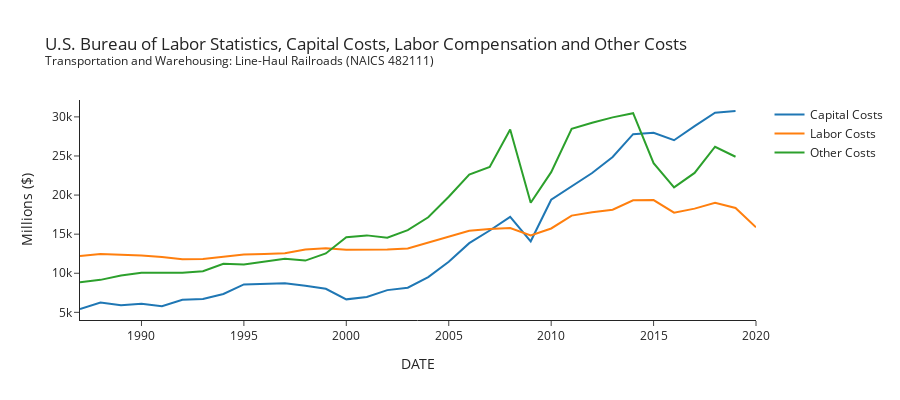

The cell this chart's notebook holds for it:
### Markdown cell above
### Productivity
- Labor productivity increases sharply beginning January 2019
- Capital productivity begins to fall Jan 2018

```IPUIN482111M001000000``` U.S. Bureau of Labor Statistics, Multifactor Productivity for Transportation and Warehousing: Line-Haul Railroads (NAICS 482111) in the United States [IPUIN482111M001000000], retrieved from FRED, Federal Reserve Bank of St. Louis; https://fred.stlouisfed.org/series/IPUIN482111M001000000, January 21, 2022.

```IPUIN482111P001000000``` U.S. Bureau of Labor Statistics, Intermediate Purchases Productivity for Transportation and Warehousing: Line-Haul Railroads (NAICS 482111) in the United States [IPUIN482111P001000000], retrieved from FRED, Federal Reserve Bank of St. Louis; https://fred.stlouisfed.org/series/IPUIN482111P001000000, January 21, 2022.

```IPUIN482111L001000000```U.S. Bureau of Labor Statistics, Labor Productivity for Transportation and Warehousing: Line-Haul Railroads (NAICS 482111) in the United States [IPUIN482111L001000000], retrieved from FRED, Federal Reserve Bank of St. Louis; https://fred.stlouisfed.org/series/IPUIN482111L001000000, January 21, 2022.

```IPUIN482111C001000000```U.S. Bureau of Labor Statistics, Capital Productivity for Transportation and Warehousing: Line-Haul Railroads (NAICS 482111) in the United States [IPUIN482111C001000000], retrieved from FRED, Federal Reserve Bank of St. Louis; https://fred.stlouisfed.org/series/IPUIN482111C001000000, January 21, 2022.

----

### Code cell
fig = px.line(fred_df, x='DATE', y=['Capital Costs', 'Labor Costs', 'Other Costs'], 
              width=900, height=400,
              title='U.S. Bureau of Labor Statistics, Capital Costs, Labor Compensation and Other Costs<br><sup>Transportation and Warehousing: Line-Haul Railroads (NAICS 482111) </sup>',
              labels={'value':'Millions ($)', 'variable': ''})

fig.write_image('Images/fig2.png')
fig.write_html('Images/fig2.html')
fig.show()

### Figure 1 — Plotly figure (JSON) as saved in the notebook; plotly's stock layout.template omitted (floating-point values rounded to 4 significant figures)
{"data": [{"hovertemplate": "=Capital Costs<br>DATE=%{x}<br>Millions ($)=%{y}<extra></extra>", "legendgroup": "Capital Costs", "line": {"color": "#1F77B4", "dash": "solid"}, "marker": {"symbol": "circle"}, "mode": "lines", "name": "Capital Costs", "orientation": "v", "showlegend": true, "type": "scatter", "x": ["1987-01-01T00:00:00", "1988-01-01T00:00:00", "1989-01-01T00:00:00", "1990-01-01T00:00:00", "1991-01-01T00:00:00", "1992-01-01T00:00:00", "1993-01-01T00:00:00", "1994-01-01T00:00:00", "1995-01-01T00:00:00", "1996-01-01T00:00:00", "1997-01-01T00:00:00", "1998-01-01T00:00:00", "1999-01-01T00:00:00", "2000-01-01T00:00:00", "2001-01-01T00:00:00", "2002-01-01T00:00:00", "2003-01-01T00:00:00", "2004-01-01T00:00:00", "2005-01-01T00:00:00", "2006-01-01T00:00:00", "2007-01-01T00:00:00", "2008-01-01T00:00:00", "2009-01-01T00:00:00", "2010-01-01T00:00:00", "2011-01-01T00:00:00", "2012-01-01T00:00:00", "2013-01-01T00:00:00", "2014-01-01T00:00:00", "2015-01-01T00:00:00", "2016-01-01T00:00:00", "2017-01-01T00:00:00", "2018-01-01T00:00:00", "2019-01-01T00:00:00", "2020-01-01T00:00:00"], "xaxis": "x", "y": [5426.0, 6249.0, 5899.0, 6101.0, 5771.0, 6603.0, 6698.0, 7342.0, 8569.0, 8662.0, 8722.0, 8403.0, 8012.0, 6660.0, 6959.0, 7841.0, 8152.0, 9501.0, 11460.0, 13850.0, 15470.0, 17210.0, 14080.0, 19400.0, 21110.0, 22820.0, 24870.0, 27790.0, 27980.0, 27010.0, 28820.0, 30540.0, 30750.0, null], "yaxis": "y"}, {"hovertemplate": "=Labor Costs<br>DATE=%{x}<br>Millions ($)=%{y}<extra></extra>", "legendgroup": "Labor Costs", "line": {"color": "#FF7F0E", "dash": "solid"}, "marker": {"symbol": "circle"}, "mode": "lines", "name": "Labor Costs", "orientation": "v", "showlegend": true, "type": "scatter", "x": ["1987-01-01T00:00:00", "1988-01-01T00:00:00", "1989-01-01T00:00:00", "1990-01-01T00:00:00", "1991-01-01T00:00:00", "1992-01-01T00:00:00", "1993-01-01T00:00:00", "1994-01-01T00:00:00", "1995-01-01T00:00:00", "1996-01-01T00:00:00", "1997-01-01T00:00:00", "1998-01-01T00:00:00", "1999-01-01T00:00:00", "2000-01-01T00:00:00", "2001-01-01T00:00:00", "2002-01-01T00:00:00", "2003-01-01T00:00:00", "2004-01-01T00:00:00", "2005-01-01T00:00:00", "2006-01-01T00:00:00", "2007-01-01T00:00:00", "2008-01-01T00:00:00", "2009-01-01T00:00:00", "2010-01-01T00:00:00", "2011-01-01T00:00:00", "2012-01-01T00:00:00", "2013-01-01T00:00:00", "2014-01-01T00:00:00", "2015-01-01T00:00:00", "2016-01-01T00:00:00", "2017-01-01T00:00:00", "2018-01-01T00:00:00", "2019-01-01T00:00:00", "2020-01-01T00:00:00"], "xaxis": "x", "y": [12200.0, 12470.0, 12350.0, 12260.0, 12060.0, 11780.0, 11820.0, 12100.0, 12390.0, 12450.0, 12550.0, 13050.0, 13210.0, 13010.0, 13030.0, 13030.0, 13160.0, 13900.0, 14670.0, 15440.0, 15650.0, 15770.0, 14840.0, 15730.0, 17370.0, 17810.0, 18120.0, 19330.0, 19350.0, 17750.0, 18260.0, 19030.0, 18350.0, 15870.0], "yaxis": "y"}, {"hovertemplate": "=Other Costs<br>DATE=%{x}<br>Millions ($)=%{y}<extra></extra>", "legendgroup": "Other Costs", "line": {"color": "#2CA02C", "dash": "solid"}, "marker": {"symbol": "circle"}, "mode": "lines", "name": "Other Costs", "orientation": "v", "showlegend": true, "type": "scatter", "x": ["1987-01-01T00:00:00", "1988-01-01T00:00:00", "1989-01-01T00:00:00", "1990-01-01T00:00:00", "1991-01-01T00:00:00", "1992-01-01T00:00:00", "1993-01-01T00:00:00", "1994-01-01T00:00:00", "1995-01-01T00:00:00", "1996-01-01T00:00:00", "1997-01-01T00:00:00", "1998-01-01T00:00:00", "1999-01-01T00:00:00", "2000-01-01T00:00:00", "2001-01-01T00:00:00", "2002-01-01T00:00:00", "2003-01-01T00:00:00", "2004-01-01T00:00:00", "2005-01-01T00:00:00", "2006-01-01T00:00:00", "2007-01-01T00:00:00", "2008-01-01T00:00:00", "2009-01-01T00:00:00", "2010-01-01T00:00:00", "2011-01-01T00:00:00", "2012-01-01T00:00:00", "2013-01-01T00:00:00", "2014-01-01T00:00:00", "2015-01-01T00:00:00", "2016-01-01T00:00:00", "2017-01-01T00:00:00", "2018-01-01T00:00:00", "2019-01-01T00:00:00", "2020-01-01T00:00:00"], "xaxis": "x", "y": [8848.0, 9154.0, 9700.0, 10050.0, 10080.0, 10050.0, 10250.0, 11210.0, 11130.0, 11530.0, 11850.0, 11620.0, 12530.0, 14610.0, 14840.0, 14550.0, 15520.0, 17160.0, 19790.0, 22630.0, 23580.0, 28390.0, 19020.0, 22930.0, 28490.0, 29260.0, 29940.0, 30480.0, 24080.0, 20980.0, 22830.0, 26180.0, 24900.0, null], "yaxis": "y"}], "layout": {"height": 400, "legend": {"title": {"text": ""}, "tracegroupgap": 0}, "title": {"text": "U.S. Bureau of Labor Statistics, Capital Costs, Labor Compensation and Other Costs<br><sup>Transportation and Warehousing: Line-Haul Railroads (NAICS 482111) </sup>"}, "width": 900, "xaxis": {"anchor": "y", "domain": [0, 1], "title": {"text": "DATE"}}, "yaxis": {"anchor": "x", "domain": [0, 1], "title": {"text": "Millions ($)"}}}}
